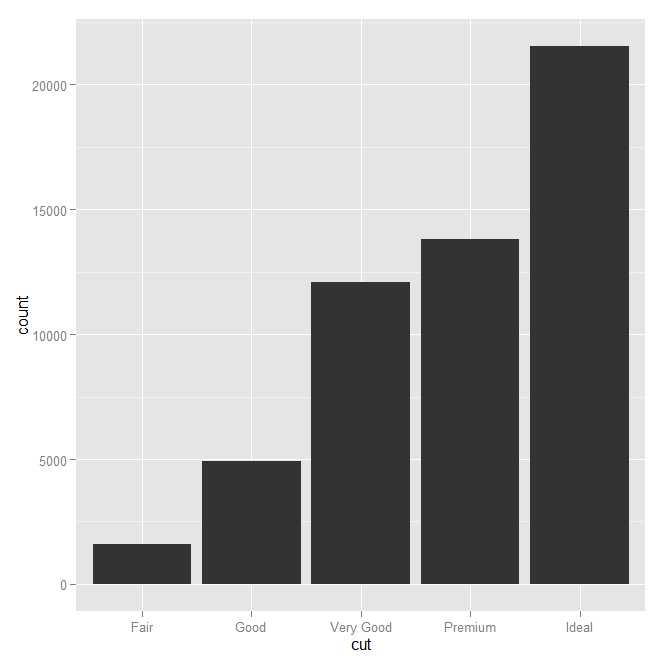

Here is the R script that generated this plot:
ggplot(diamonds,aes(x=cut))+geom_bar()
